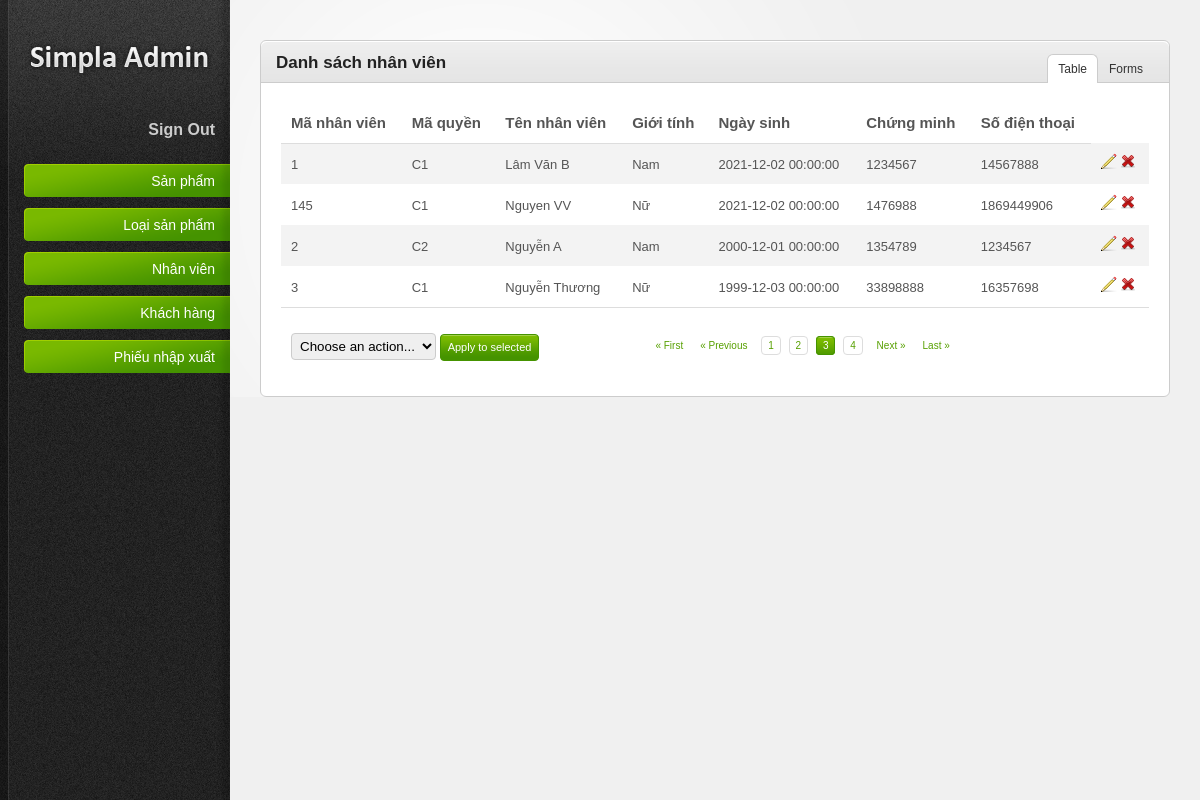
The app's page /admin/NhanVien.php with its own data.
### tables this page shows
CREATE TABLE `nhanvien` (
  `MaNV` varchar(10) NOT NULL,
  `MaQuyen` varchar(10) NOT NULL,
  `TenNV` varchar(50) NOT NULL,
  `GioiTinh` varchar(5) NOT NULL,
  `NgaySinh` datetime NOT NULL,
  `CMND` int(11) NOT NULL,
  `SDTNV` int(11) NOT NULL
);

### admin/pages/contentBox.php (the view, shortened to what this page needs)
<?php
if($n==1){
	?>
<div class="content-box">
				<div class="content-box-header">
					<h3>Danh sách sản phẩm</h3>
					<ul class="content-box-tabs">
						<li><a href="#tab1" class="default-tab">Table</a></li>
						<li><a href="#tab2">Forms</a></li>
					</ul>
					<div class="clear"></div>
				</div>
				<div class="content-box-content">
					<div class="tab-content default-tab" id="tab1">
						<table>
							<thead>
								<tr>
								   <th>Mã Sản Phẩm</th>
								   <th>Mã Loại</th>
								   <th>Tên Sản Phẩm</th>
								   <th>Hình</th>
								   <th>Mô tả</th>
								   <th>Giá Sản Phẩm</th>
								</tr>
							</thead>
							<tfoot>
								<tr>
									<td colspan="6">
										<div class="bulk-actions align-left">
											<select name="dropdown">
												<option value="option1">Choose an action...</option>
												<option value="option2">Edit</option>
												<option value="option3">Delete</option>
											</select>
											<a class="button" href="#">Apply to selected</a>
										</div>
										<div class="pagination">
											<a href="#" title="First Page">&laquo; First</a><a href="#" title="Previous Page">&laquo; Previous</a>
											<a href="#" class="number" title="1">1</a>
											<a href="#" class="number" title="2">2</a>
											<a href="#" class="number current" title="3">3</a>
											<a href="#" class="number" title="4">4</a>
											<a href="#" title="Next Page">Next &raquo;</a><a href="#" title="Last Page">Last &raquo;</a>
										</div>
										<div class="clear"></div>
									</td>
								</tr>
							</tfoot>
							<tbody>
								<?php
                                foreach($data as $v){
                                    ?>
                                        <tr>
                                            <td><?php echo $v->MaSP ?></td>
                                            <td><?php echo $v->MaLoai ?></a></td>
                                            <td><?php echo $v->TenSP ?></td>
											<td><img src='./img/product/<?php echo $v->Hinh ?>' width="80px" heigh="40px" ></td>
											<td><?php echo $v->mota ?></td>
											<td><?php echo $v->GiaBan ?></td>
                                            <td>
                                                <a href="./edit.php?masp=<?php echo $v->MaSP ?>"><img src="resources/images/icons/pencil.png" alt="Edit" /></a>
                                                <a href="./delete.php?masp=<?php echo $v->MaSP ?>" title="Delete"><img src="resources/images/icons/cross.png" alt="Delete" /></a>
                                            </td>
								        </tr>
                                    <?php
                                }
                                ?>
							</tbody>
						</table>
					</div>
				</div>
			</div>
	<?php
}
else if ($n==3){
	?>
            <div class="content-box">
				<div class="content-box-header">
					<h3>Danh sách nhân viên</h3>
					<ul class="content-box-tabs">
						<li><a href="#tab1" class="default-tab">Table</a></li>
						<li><a href="#tab2">Forms</a></li>
					</ul>
				</div>
				<div class="content-box-content">
					<div class="tab-content default-tab" id="tab1">
						<table>
							<thead>
								<tr>
								   <th>Mã nhân viên</th>
								   <th>Mã quyền</th>
								   <th>Tên nhân viên</th>
								   <th>Giới tính</th>
								   <th>Ngày sinh</th>
								   <th>Chứng minh</th>
								   <th>Số điện thoại</th>
								</tr>
							</thead>
							<tfoot>
								<tr>
									<td colspan="6">
										<div class="bulk-actions align-left">
											<select name="dropdown">
												<option value="option1">Choose an action...</option>
											</select>
											<a class="button" href="#">Apply to selected</a>
										</div>
										<div class="pagination">
											<a href="#" title="First Page">&laquo; First</a><a href="#" title="Previous Page">&laquo; Previous</a>
											<a href="#" class="number" title="1">1</a>
											<a href="#" class="number" title="2">2</a>
											<a href="#" class="number current" title="3">3</a>
											<a href="#" class="number" title="4">4</a>
											<a href="#" title="Next Page">Next &raquo;</a><a href="#" title="Last Page">Last &raquo;</a>
										</div>
									</td>
								</tr>
							</tfoot>
							<tbody>
								<?php
                                foreach($dataMaNV as $v){
                                    ?>
                                        <tr>
                                            <td><?php echo $v->MaNV ?></td>
                                            <td><?php echo $v->MaQuyen ?></a></td>
                                            <td><?php echo $v->TenNV ?></a></td>
											<td><?php echo $v->GioiTinh ?></a></td>
											<td><?php echo $v->NgaySinh ?></a></td>
											<td><?php echo $v->CMND ?></a></td>
											<td><?php echo $v->SDTNV ?></a></td>
                                            <td>
                                                <a href="./editNV.php?manv=<?php echo $v->MaNV?>"><img src="resources/images/icons/pencil.png" alt="Edit" /></a>
                                                <a href="./deleteNV.php?manv=<?php echo $v->MaNV ?>" title="Delete"><img src="resources/images/icons/cross.png" alt="Delete" /></a>
                                            </td>
								        </tr>
                                    <?php
                                }
                                ?>
							</tbody>
						</table>
					</div>
				</div>
			</div>
	<?php
}
?>

### admin/resources/css/style.css (style rules this page uses)
html { font-size: 100%; height: 100%; margin-bottom: 1px; }
body { font-family: Arial, Helvetica, sans-serif; color: #555; background: #f0f0f0 url('../images/bg-body.gif') top left repeat-y; font-size: 12px; }
h1, h2, h3, h4, h5, h6 { font-family: Helvetica, Arial, sans-serif; color: #222; font-weight: bold; }
h3 { font-size: 17px; padding: 0 0 10px 0; }
a { color: #57a000; text-decoration: none; }
.align-left { float: left; }
.button { font-family: Verdana, Arial, sans-serif; display: inline-block; background: #459300 url('../images/bg-button-green.gif') top left repeat-x !important; border: 1px solid #459300 !important; padding: 4px 7px 4px 7px !important; color: #fff !important; font-size: 11px !important; cursor: pointer; }
#main-content ul, #main-content ol { padding: 10px 0; }
#main-content ul li { background: url('../images/icons/bullet_black.png') center left no-repeat; padding: 4px 0 4px 20px; }
.content-box { border: 1px solid #ccc; margin: 0 0 20px 0; background: #fff; }
.content-box-header { background: #e5e5e5 url('../images/bg-content-box.gif') top left repeat-x; margin-top: 1px; height: 40px; }
.content-box-header h3 { padding: 12px 15px 10px; float: left; }
ul.content-box-tabs { float: right; padding: 12px 15px 0 0 !important; margin: 0 !important; }
ul.content-box-tabs li { float: left; margin: 0; padding: 0 !important; background-image: none !important; }
ul.content-box-tabs li a { color: #333; padding: 8px 10px; display: block; margin: 1px; border-bottom: 0; }
ul.content-box-tabs li a.current { background: #fff; border: 1px solid #ccc; border-bottom: 0; margin: 0; }
.content-box-content { padding: 20px; font-size: 13px; border-top: 1px solid #ccc; }
#main-content table { width: 100%; border-collapse: collapse; }
#main-content table thead th { font-weight: bold; font-size: 15px; border-bottom: 1px solid #ddd; }
#main-content tbody { border-bottom: 1px solid #ddd; }
#main-content tbody tr { background: #fff; }
#main-content tbody tr.alt-row { background: #f3f3f3; }
#main-content table td, #main-content table th { padding: 10px; line-height: 1.3em; }
#main-content table tfoot td .bulk-actions { padding: 15px 0 5px 0; }
#main-content table tfoot td .bulk-actions select { padding: 4px; border: 1px solid #ccc; }
#main-content .pagination { text-align: right; padding: 20px 0 5px 0; font-family: Verdana, Arial, Helvetica, sans-serif; font-size: 10px; }
.pagination a { margin: 0 5px 0 0; padding: 3px 6px; }
.pagination a.number { border: 1px solid #ddd; }
.pagination a.current { background: #469400 url('../images/bg-button-green.gif') top left repeat-x !important; border-color: #459300 !important; color: #fff !important; }

### admin/resources/css/invalid.css (style rules this page uses)
.button, #main-content table tfoot td .bulk-actions select, .pagination a.number, form input.text-input, form textarea, form .wysiwyg, form select, .dp-popup { -moz-border-radius: 4px; -webkit-border-radius: 4px; border-radius: 4px; }
.content-box, .content-box-header, ul.content-box-tabs li a.current, .shortcut-button, .notification { -moz-border-radius: 6px; -webkit-border-radius: 6px; border-radius: 6px; }
.content-box-header { -moz-border-radius-bottomleft: 0; -moz-border-radius-bottomright: 0; -webkit-border-bottom-left-radius: 0; -webkit-border-bottom-right-radius: 0; border-bottom-left-radius: 0; border-bottom-right-radius: 0; }
ul.content-box-tabs li a.current { -moz-border-radius-bottomleft: 0; -moz-border-radius-bottomright: 0; -webkit-border-bottom-left-radius: 0; -webkit-border-bottom-right-radius: 0; border-bottom-left-radius: 0; border-bottom-right-radius: 0; }

### records on screen
nhanvien: MaNV "1", MaQuyen "C1", TenNV "Lâm Văn B", GioiTinh "Nam", NgaySinh "2021-12-02 00:00:00", CMND "1234567", SDTNV "14567888"
nhanvien: MaNV "145", MaQuyen "C1", TenNV "Nguyen VV", GioiTinh "Nữ", NgaySinh "2021-12-02 00:00:00", CMND "1476988", SDTNV "1869449906"
nhanvien: MaNV "2", MaQuyen "C2", TenNV "Nguyễn A", GioiTinh "Nam", NgaySinh "2000-12-01 00:00:00", CMND "1354789", SDTNV "1234567"
nhanvien: MaNV "3", MaQuyen "C1", TenNV "Nguyễn Thương", GioiTinh "Nữ", NgaySinh "1999-12-03 00:00:00", CMND "33898888", SDTNV "16357698"
